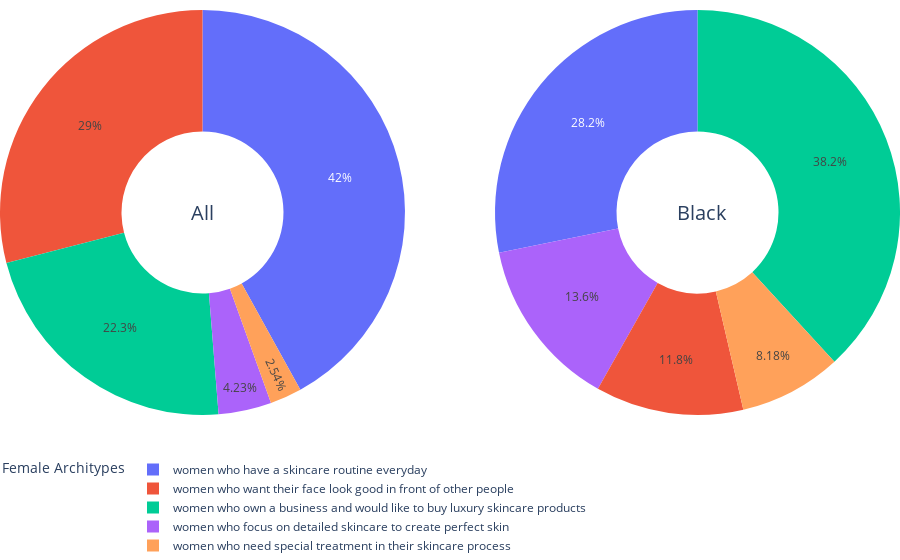

Source (notebook cell):
### Code cell
import plotly.graph_objects as go
from plotly.subplots import make_subplots
# Create subplots: use 'domain' type for Pie subplot
fig = make_subplots(rows=1, cols=2, specs=[[{'type':'domain'}, {'type':'domain'}]])
fig.add_trace(go.Pie(labels=new_df_0['architype'], values=new_df_0['count'], name="All woman"),
              1, 1)
fig.add_trace(go.Pie(labels=new_df_black['architype'], values=new_df_black['count'], name="Black woman"),
              1, 2)

# Use `hole` to create a donut-like pie chart
fig.update_traces(hole=.4, hoverinfo="label+percent+name+value")

fig.update_layout(
    # Add annotations in the center of the donut pies.
    annotations=[dict(text='All', x=0.21, y=0.5, font_size=20, showarrow=False),
                 dict(text='Black', x=0.81, y=0.5, font_size=20, showarrow=False)],
    legend_title_text='Female Architypes',
    margin = dict(t=10, l=0, r=0, b=0),
    legend_orientation="h")
fig.show()

### Figure 1 — Plotly figure (JSON) as saved in the notebook; plotly's stock layout.template omitted (floating-point values rounded to 4 significant figures; data arrays with more than 128 entries replaced by an {"elided": "..."} marker saying what was removed)
{"data": [{"domain": {"x": [0, 0.45], "y": [0, 1]}, "hole": 0.4, "hoverinfo": "label+percent+name+value", "labels": {"elided": "355 str values"}, "name": "All woman", "type": "pie", "values": {"elided": "355 int values"}}, {"domain": {"x": [0.55, 1], "y": [0, 1]}, "hole": 0.4, "hoverinfo": "label+percent+name+value", "labels": ["women who have a skincare routine everyday", "women who have a skincare routine everyday", "women who have a skincare routine everyday", "women who own a business and would like to buy luxury skincare products", "women who focus on detailed skincare to create perfect skin", "women who have a skincare routine everyday", "women who want their face look good in front of other people", "women who have a skincare routine everyday", "women who have a skincare routine everyday", "women who have a skincare routine everyday", "women who have a skincare routine everyday", "women who want their face look good in front of other people", "women who have a skincare routine everyday", "women who own a business and would like to buy luxury skincare products", "women who have a skincare routine everyday", "women who own a business and would like to buy luxury skincare products", "women who focus on detailed skincare to create perfect skin", "women who want their face look good in front of other people", "women who own a business and would like to buy luxury skincare products", "women who want their face look good in front of other people", "women who own a business and would like to buy luxury skincare products", "women who want their face look good in front of other people", "women who want their face look good in front of other people", "women who have a skincare routine everyday", "women who own a business and would like to buy luxury skincare products", "women who focus on detailed skincare to create perfect skin", "women who focus on detailed skincare to create perfect skin", "women who have a skincare routine everyday", "women who have a skincare routine everyday", "women who have a skincare routine everyday", "women who focus on detailed skincare to create perfect skin", "women who focus on detailed skincare to create perfect skin", "women who own a business and would like to buy luxury skincare products", "women who have a skincare routine everyday", "women who focus on detailed skincare to create perfect skin", "women who want their face look good in front of other people", "women who want their face look good in front of other people", "women who own a business and would like to buy luxury skincare products", "women who own a business and would like to buy luxury skincare products", "women who own a business and would like to buy luxury skincare products", "women who have a skincare routine everyday", "women who focus on detailed skincare to create perfect skin", "women who have a skincare routine everyday", "women who own a business and would like to buy luxury skincare products", "women who focus on detailed skincare to create perfect skin", "women who want their face look good in front of other people", "women who have a skincare routine everyday", "women who have a skincare routine everyday", "women who want their face look good in front of other people", "women who focus on detailed skincare to create perfect skin", "women who focus on detailed skincare to create perfect skin", "women who want their face look good in front of other people", "women who focus on detailed skincare to create perfect skin", "women who focus on detailed skincare to create perfect skin", "women who want their face look good in front of other people", "women who have a skincare routine everyday", "women who focus on detailed skincare to create perfect skin", "women who have a skincare routine everyday", "women who focus on detailed skincare to create perfect skin", "women who have a skincare routine everyday", "women who want their face look good in front of other people", "women who have a skincare routine everyday", "women who own a business and would like to buy luxury skincare products", "women who own a business and would like to buy luxury skincare products", "women who own a business and would like to buy luxury skincare products", "women who own a business and would like to buy luxury skincare products", "women who own a business and would like to buy luxury skincare products", "women who own a business and would like to buy luxury skincare products", "women who have a skincare routine everyday", "women who own a business and would like to buy luxury skincare products", "women who have a skincare routine everyday", "women who have a skincare routine everyday", "women who own a business and would like to buy luxury skincare products", "women who own a business and would like to buy luxury skincare products", "women who own a business and would like to buy luxury skincare products", "women who own a business and would like to buy luxury skincare products", "women who own a business and would like to buy luxury skincare products", "women who have a skincare routine everyday", "women who own a business and would like to buy luxury skincare products", "women who have a skincare routine everyday", "women who own a business and would like to buy luxury skincare products", "women who own a business and would like to buy luxury skincare products", "women who have a skincare routine everyday", "women who have a skincare routine everyday", "women who own a business and would like to buy luxury skincare products", "women who own a business and would like to buy luxury skincare products", "women who own a business and would like to buy luxury skincare products", "women who own a business and would like to buy luxury skincare products", "women who own a business and would like to buy luxury skincare products", "women who own a business and would like to buy luxury skincare products", "women who own a business and would like to buy luxury skincare products", "women who own a business and would like to buy luxury skincare products", "women who need special treatment in their skincare process", "women who need special treatment in their skincare process", "women who need special treatment in their skincare process", "women who need special treatment in their skincare process", "women who need special treatment in their skincare process", "women who need special treatment in their skincare process", "women who need special treatment in their skincare process", "women who need special treatment in their skincare process", "women who need special treatment in their skincare process", "women who own a business and would like to buy luxury skincare products", "women who have a skincare routine everyday", "women who own a business and would like to buy luxury skincare products", "women who own a business and would like to buy luxury skincare products", "women who own a business and would like to buy luxury skincare products", "women who own a business and would like to buy luxury skincare products", "women who own a business and would like to buy luxury skincare products", "women who own a business and would like to buy luxury skincare products", "women who own a business and would like to buy luxury skincare products"], "name": "Black woman", "type": "pie", "values": [1, 1, 1, 1, 1, 1, 1, 1, 1, 1, 1, 1, 1, 1, 1, 1, 1, 1, 1, 1, 1, 1, 1, 1, 1, 1, 1, 1, 1, 1, 1, 1, 1, 1, 1, 1, 1, 1, 1, 1, 1, 1, 1, 1, 1, 1, 1, 1, 1, 1, 1, 1, 1, 1, 1, 1, 1, 1, 1, 1, 1, 1, 1, 1, 1, 1, 1, 1, 1, 1, 1, 1, 1, 1, 1, 1, 1, 1, 1, 1, 1, 1, 1, 1, 1, 1, 1, 1, 1, 1, 1, 1, 1, 1, 1, 1, 1, 1, 1, 1, 1, 1, 1, 1, 1, 1, 1, 1, 1, 1]}], "layout": {"annotations": [{"font": {"size": 20}, "showarrow": false, "text": "All", "x": 0.21, "y": 0.5}, {"font": {"size": 20}, "showarrow": false, "text": "Black", "x": 0.81, "y": 0.5}], "legend": {"orientation": "h", "title": {"text": "Female Architypes"}}, "margin": {"b": 0, "l": 0, "r": 0, "t": 10}}}
